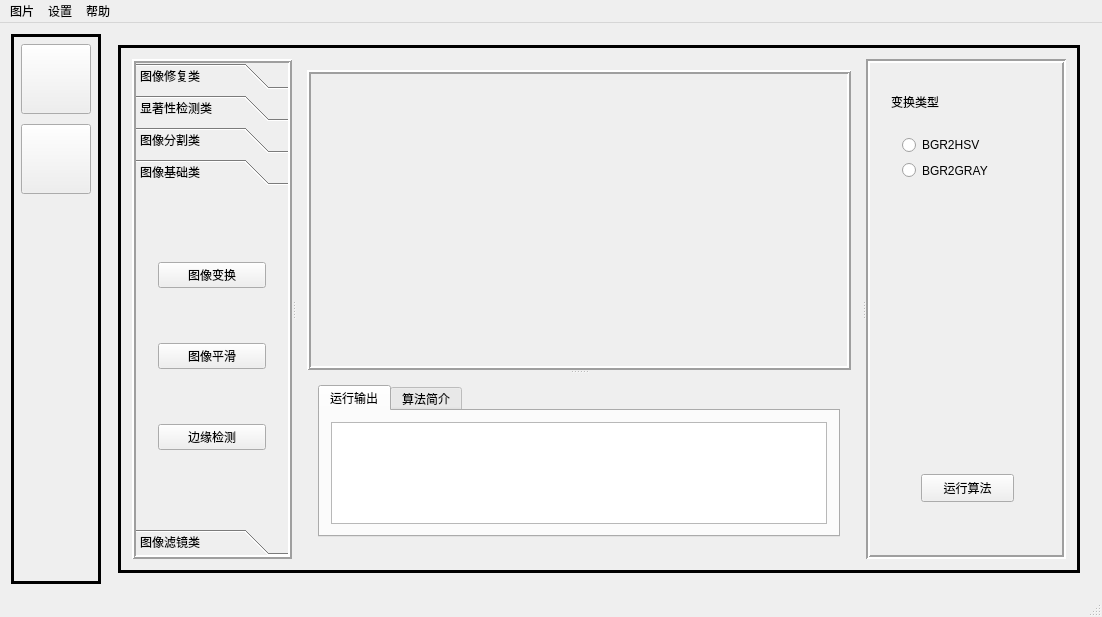
<?xml version="1.0" encoding="UTF-8"?>
<ui version="4.0">
 <class>MainWindow</class>
 <widget class="QMainWindow" name="MainWindow">
  <property name="geometry">
   <rect>
    <x>0</x>
    <y>0</y>
    <width>1102</width>
    <height>617</height>
   </rect>
  </property>
  <property name="sizePolicy">
   <sizepolicy hsizetype="Minimum" vsizetype="Minimum">
    <horstretch>0</horstretch>
    <verstretch>0</verstretch>
   </sizepolicy>
  </property>
  <property name="minimumSize">
   <size>
    <width>1000</width>
    <height>600</height>
   </size>
  </property>
  <property name="baseSize">
   <size>
    <width>300</width>
    <height>300</height>
   </size>
  </property>
  <property name="windowTitle">
   <string>ProcessBox</string>
  </property>
  <property name="windowIcon">
   <iconset>
    <normaloff>D:/微信公众号图文/大四毕业设计/UI设计/皮肤主题素材/截图29.jpg</normaloff>D:/微信公众号图文/大四毕业设计/UI设计/皮肤主题素材/截图29.jpg</iconset>
  </property>
  <property name="autoFillBackground">
   <bool>false</bool>
  </property>
  <property name="styleSheet">
   <string notr="true"/>
  </property>
  <widget class="QWidget" name="centralWidget">
   <layout class="QHBoxLayout" name="horizontalLayout">
    <item>
     <widget class="QFrame" name="frame">
      <property name="sizePolicy">
       <sizepolicy hsizetype="Fixed" vsizetype="Preferred">
        <horstretch>0</horstretch>
        <verstretch>0</verstretch>
       </sizepolicy>
      </property>
      <property name="minimumSize">
       <size>
        <width>90</width>
        <height>0</height>
       </size>
      </property>
      <property name="frameShape">
       <enum>QFrame::Box</enum>
      </property>
      <property name="frameShadow">
       <enum>QFrame::Plain</enum>
      </property>
      <property name="lineWidth">
       <number>3</number>
      </property>
      <property name="midLineWidth">
       <number>0</number>
      </property>
      <widget class="QPushButton" name="show_win1">
       <property name="geometry">
        <rect>
         <x>10</x>
         <y>10</y>
         <width>70</width>
         <height>70</height>
        </rect>
       </property>
       <property name="styleSheet">
        <string notr="true">color rgb(255, 0, 0)</string>
       </property>
       <property name="text">
        <string/>
       </property>
       <property name="icon">
        <iconset>
         <normaloff>D:/微信公众号图文/大四毕业设计/UI设计/皮肤主题素材/截图00.jpg</normaloff>D:/微信公众号图文/大四毕业设计/UI设计/皮肤主题素材/截图00.jpg</iconset>
       </property>
       <property name="iconSize">
        <size>
         <width>60</width>
         <height>60</height>
        </size>
       </property>
       <property name="autoRepeat">
        <bool>true</bool>
       </property>
       <property name="autoExclusive">
        <bool>false</bool>
       </property>
       <property name="autoRepeatInterval">
        <number>104</number>
       </property>
       <property name="autoDefault">
        <bool>false</bool>
       </property>
      </widget>
      <widget class="QPushButton" name="show_win2">
       <property name="geometry">
        <rect>
         <x>10</x>
         <y>90</y>
         <width>70</width>
         <height>70</height>
        </rect>
       </property>
       <property name="text">
        <string/>
       </property>
       <property name="icon">
        <iconset>
         <normaloff>D:/微信公众号图文/大四毕业设计/UI设计/皮肤主题素材/截图06.jpg</normaloff>D:/微信公众号图文/大四毕业设计/UI设计/皮肤主题素材/截图06.jpg</iconset>
       </property>
       <property name="iconSize">
        <size>
         <width>60</width>
         <height>60</height>
        </size>
       </property>
       <property name="autoRepeat">
        <bool>true</bool>
       </property>
       <property name="autoRepeatInterval">
        <number>100</number>
       </property>
      </widget>
     </widget>
    </item>
    <item>
     <widget class="QStackedWidget" name="stackedWidget">
      <property name="styleSheet">
       <string notr="true"/>
      </property>
      <property name="currentIndex">
       <number>0</number>
      </property>
      <widget class="QWidget" name="win2">
       <layout class="QVBoxLayout" name="verticalLayout_7">
        <item>
         <widget class="QFrame" name="frame_2">
          <property name="frameShape">
           <enum>QFrame::Box</enum>
          </property>
          <property name="frameShadow">
           <enum>QFrame::Plain</enum>
          </property>
          <property name="lineWidth">
           <number>3</number>
          </property>
          <layout class="QHBoxLayout" name="horizontalLayout_3">
           <item>
            <widget class="QSplitter" name="splitter_3">
             <property name="orientation">
              <enum>Qt::Horizontal</enum>
             </property>
             <widget class="QSplitter" name="splitter_2">
              <property name="orientation">
               <enum>Qt::Horizontal</enum>
              </property>
              <widget class="QToolBox" name="toolBox">
               <property name="sizePolicy">
                <sizepolicy hsizetype="Fixed" vsizetype="Preferred">
                 <horstretch>0</horstretch>
                 <verstretch>0</verstretch>
                </sizepolicy>
               </property>
               <property name="minimumSize">
                <size>
                 <width>160</width>
                 <height>0</height>
                </size>
               </property>
               <property name="maximumSize">
                <size>
                 <width>160</width>
                 <height>16777215</height>
                </size>
               </property>
               <property name="toolTip">
                <string>算法区</string>
               </property>
               <property name="frameShape">
                <enum>QFrame::Box</enum>
               </property>
               <property name="frameShadow">
                <enum>QFrame::Raised</enum>
               </property>
               <property name="lineWidth">
                <number>2</number>
               </property>
               <property name="currentIndex">
                <number>3</number>
               </property>
               <widget class="QWidget" name="page_3">
                <property name="geometry">
                 <rect>
                  <x>0</x>
                  <y>0</y>
                  <width>152</width>
                  <height>336</height>
                 </rect>
                </property>
                <attribute name="label">
                 <string>图像修复类</string>
                </attribute>
                <layout class="QHBoxLayout" name="horizontalLayout_4">
                 <item>
                  <widget class="QWidget" name="widget_3" native="true">
                   <layout class="QVBoxLayout" name="verticalLayout_2">
                    <item>
                     <widget class="QPushButton" name="pushButton_5">
                      <property name="sizePolicy">
                       <sizepolicy hsizetype="Preferred" vsizetype="Fixed">
                        <horstretch>0</horstretch>
                        <verstretch>0</verstretch>
                       </sizepolicy>
                      </property>
                      <property name="minimumSize">
                       <size>
                        <width>60</width>
                        <height>60</height>
                       </size>
                      </property>
                      <property name="maximumSize">
                       <size>
                        <width>160</width>
                        <height>60</height>
                       </size>
                      </property>
                      <property name="text">
                       <string>PatchMatch</string>
                      </property>
                     </widget>
                    </item>
                    <item>
                     <widget class="QPushButton" name="pushButton_4">
                      <property name="sizePolicy">
                       <sizepolicy hsizetype="Preferred" vsizetype="Fixed">
                        <horstretch>0</horstretch>
                        <verstretch>0</verstretch>
                       </sizepolicy>
                      </property>
                      <property name="minimumSize">
                       <size>
                        <width>60</width>
                        <height>60</height>
                       </size>
                      </property>
                      <property name="maximumSize">
                       <size>
                        <width>160</width>
                        <height>60</height>
                       </size>
                      </property>
                      <property name="text">
                       <string>FMM</string>
                      </property>
                     </widget>
                    </item>
                    <item>
                     <widget class="QPushButton" name="pushButton_6">
                      <property name="sizePolicy">
                       <sizepolicy hsizetype="Preferred" vsizetype="Fixed">
                        <horstretch>0</horstretch>
                        <verstretch>0</verstretch>
                       </sizepolicy>
                      </property>
                      <property name="minimumSize">
                       <size>
                        <width>60</width>
                        <height>60</height>
                       </size>
                      </property>
                      <property name="maximumSize">
                       <size>
                        <width>160</width>
                        <height>60</height>
                       </size>
                      </property>
                      <property name="text">
                       <string>Criminisi</string>
                      </property>
                     </widget>
                    </item>
                   </layout>
                  </widget>
                 </item>
                </layout>
               </widget>
               <widget class="QWidget" name="page_4">
                <property name="geometry">
                 <rect>
                  <x>0</x>
                  <y>0</y>
                  <width>152</width>
                  <height>336</height>
                 </rect>
                </property>
                <attribute name="label">
                 <string>显著性检测类</string>
                </attribute>
                <layout class="QVBoxLayout" name="verticalLayout_3">
                 <item>
                  <widget class="QWidget" name="widget_4" native="true">
                   <layout class="QVBoxLayout" name="verticalLayout_4">
                    <item>
                     <widget class="QPushButton" name="pushButton_8">
                      <property name="sizePolicy">
                       <sizepolicy hsizetype="Preferred" vsizetype="Fixed">
                        <horstretch>0</horstretch>
                        <verstretch>0</verstretch>
                       </sizepolicy>
                      </property>
                      <property name="minimumSize">
                       <size>
                        <width>60</width>
                        <height>60</height>
                       </size>
                      </property>
                      <property name="maximumSize">
                       <size>
                        <width>160</width>
                        <height>60</height>
                       </size>
                      </property>
                      <property name="text">
                       <string>FT</string>
                      </property>
                     </widget>
                    </item>
                    <item>
                     <widget class="QPushButton" name="pushButton_9">
                      <property name="sizePolicy">
                       <sizepolicy hsizetype="Preferred" vsizetype="Fixed">
                        <horstretch>0</horstretch>
                        <verstretch>0</verstretch>
                       </sizepolicy>
                      </property>
                      <property name="minimumSize">
                       <size>
                        <width>60</width>
                        <height>60</height>
                       </size>
                      </property>
                      <property name="maximumSize">
                       <size>
                        <width>160</width>
                        <height>60</height>
                       </size>
                      </property>
                      <property name="text">
                       <string>AC</string>
                      </property>
                     </widget>
                    </item>
                    <item>
                     <widget class="QPushButton" name="pushButton_10">
                      <property name="sizePolicy">
                       <sizepolicy hsizetype="Preferred" vsizetype="Fixed">
                        <horstretch>0</horstretch>
                        <verstretch>0</verstretch>
                       </sizepolicy>
                      </property>
                      <property name="minimumSize">
                       <size>
                        <width>60</width>
                        <height>60</height>
                       </size>
                      </property>
                      <property name="maximumSize">
                       <size>
                        <width>160</width>
                        <height>60</height>
                       </size>
                      </property>
                      <property name="text">
                       <string>HC</string>
                      </property>
                     </widget>
                    </item>
                    <item>
                     <widget class="QPushButton" name="pushButton_11">
                      <property name="sizePolicy">
                       <sizepolicy hsizetype="Preferred" vsizetype="Fixed">
                        <horstretch>0</horstretch>
                        <verstretch>0</verstretch>
                       </sizepolicy>
                      </property>
                      <property name="minimumSize">
                       <size>
                        <width>60</width>
                        <height>60</height>
                       </size>
                      </property>
                      <property name="maximumSize">
                       <size>
                        <width>160</width>
                        <height>60</height>
                       </size>
                      </property>
                      <property name="text">
                       <string>LC</string>
                      </property>
                     </widget>
                    </item>
                   </layout>
                  </widget>
                 </item>
                </layout>
               </widget>
               <widget class="QWidget" name="page_5">
                <property name="geometry">
                 <rect>
                  <x>0</x>
                  <y>0</y>
                  <width>152</width>
                  <height>336</height>
                 </rect>
                </property>
                <attribute name="label">
                 <string>图像分割类</string>
                </attribute>
                <layout class="QVBoxLayout" name="verticalLayout_5">
                 <item>
                  <widget class="QWidget" name="widget_5" native="true">
                   <layout class="QVBoxLayout" name="verticalLayout_6">
                    <item>
                     <widget class="QPushButton" name="pushButton_12">
                      <property name="sizePolicy">
                       <sizepolicy hsizetype="Preferred" vsizetype="Fixed">
                        <horstretch>0</horstretch>
                        <verstretch>0</verstretch>
                       </sizepolicy>
                      </property>
                      <property name="minimumSize">
                       <size>
                        <width>60</width>
                        <height>60</height>
                       </size>
                      </property>
                      <property name="maximumSize">
                       <size>
                        <width>160</width>
                        <height>60</height>
                       </size>
                      </property>
                      <property name="text">
                       <string>区域增长</string>
                      </property>
                     </widget>
                    </item>
                    <item>
                     <widget class="QPushButton" name="pushButton_13">
                      <property name="sizePolicy">
                       <sizepolicy hsizetype="Preferred" vsizetype="Fixed">
                        <horstretch>0</horstretch>
                        <verstretch>0</verstretch>
                       </sizepolicy>
                      </property>
                      <property name="minimumSize">
                       <size>
                        <width>60</width>
                        <height>60</height>
                       </size>
                      </property>
                      <property name="maximumSize">
                       <size>
                        <width>160</width>
                        <height>60</height>
                       </size>
                      </property>
                      <property name="text">
                       <string>K-means</string>
                      </property>
                     </widget>
                    </item>
                    <item>
                     <widget class="QPushButton" name="pushButton_14">
                      <property name="sizePolicy">
                       <sizepolicy hsizetype="Preferred" vsizetype="Fixed">
                        <horstretch>0</horstretch>
                        <verstretch>0</verstretch>
                       </sizepolicy>
                      </property>
                      <property name="minimumSize">
                       <size>
                        <width>60</width>
                        <height>60</height>
                       </size>
                      </property>
                      <property name="maximumSize">
                       <size>
                        <width>160</width>
                        <height>60</height>
                       </size>
                      </property>
                      <property name="text">
                       <string>超像素分割</string>
                      </property>
                     </widget>
                    </item>
                    <item>
                     <widget class="QPushButton" name="pushButton_15">
                      <property name="sizePolicy">
                       <sizepolicy hsizetype="Preferred" vsizetype="Fixed">
                        <horstretch>0</horstretch>
                        <verstretch>0</verstretch>
                       </sizepolicy>
                      </property>
                      <property name="minimumSize">
                       <size>
                        <width>60</width>
                        <height>60</height>
                       </size>
                      </property>
                      <property name="maximumSize">
                       <size>
                        <width>160</width>
                        <height>60</height>
                       </size>
                      </property>
                      <property name="text">
                       <string>分水岭算法</string>
                      </property>
                     </widget>
                    </item>
                   </layout>
                  </widget>
                 </item>
                </layout>
               </widget>
               <widget class="QWidget" name="page_6">
                <property name="geometry">
                 <rect>
                  <x>0</x>
                  <y>0</y>
                  <width>152</width>
                  <height>336</height>
                 </rect>
                </property>
                <attribute name="label">
                 <string>图像基础类</string>
                </attribute>
                <layout class="QVBoxLayout" name="verticalLayout_11">
                 <item>
                  <widget class="QWidget" name="widget_6" native="true">
                   <layout class="QVBoxLayout" name="verticalLayout_12">
                    <item>
                     <widget class="QPushButton" name="algoButton_1">
                      <property name="text">
                       <string>图像变换</string>
                      </property>
                     </widget>
                    </item>
                    <item>
                     <widget class="QPushButton" name="algoButton_2">
                      <property name="text">
                       <string>图像平滑</string>
                      </property>
                     </widget>
                    </item>
                    <item>
                     <widget class="QPushButton" name="algoButton_3">
                      <property name="text">
                       <string>边缘检测</string>
                      </property>
                     </widget>
                    </item>
                   </layout>
                  </widget>
                 </item>
                </layout>
               </widget>
               <widget class="QWidget" name="page_7">
                <property name="geometry">
                 <rect>
                  <x>0</x>
                  <y>0</y>
                  <width>152</width>
                  <height>336</height>
                 </rect>
                </property>
                <attribute name="label">
                 <string>图像滤镜类</string>
                </attribute>
               </widget>
              </widget>
              <widget class="QWidget" name="widget_2" native="true">
               <layout class="QHBoxLayout" name="horizontalLayout_2">
                <item>
                 <widget class="QSplitter" name="splitter">
                  <property name="orientation">
                   <enum>Qt::Vertical</enum>
                  </property>
                  <widget class="QFrame" name="image_win">
                   <property name="minimumSize">
                    <size>
                     <width>0</width>
                     <height>300</height>
                    </size>
                   </property>
                   <property name="cursor">
                    <cursorShape>CrossCursor</cursorShape>
                   </property>
                   <property name="toolTip">
                    <string>图片显示区域</string>
                   </property>
                   <property name="frameShape">
                    <enum>QFrame::Box</enum>
                   </property>
                   <property name="frameShadow">
                    <enum>QFrame::Raised</enum>
                   </property>
                   <property name="lineWidth">
                    <number>2</number>
                   </property>
                   <layout class="QVBoxLayout" name="verticalLayout_13">
                    <item>
                     <widget class="QLabel" name="show_label">
                      <property name="text">
                       <string/>
                      </property>
                     </widget>
                    </item>
                   </layout>
                  </widget>
                  <widget class="QWidget" name="widget" native="true">
                   <layout class="QVBoxLayout" name="verticalLayout">
                    <item>
                     <widget class="QTabWidget" name="tabWidget">
                      <property name="minimumSize">
                       <size>
                        <width>0</width>
                        <height>100</height>
                       </size>
                      </property>
                      <property name="toolTip">
                       <string>输出区域</string>
                      </property>
                      <property name="tabPosition">
                       <enum>QTabWidget::North</enum>
                      </property>
                      <property name="tabShape">
                       <enum>QTabWidget::Rounded</enum>
                      </property>
                      <property name="currentIndex">
                       <number>0</number>
                      </property>
                      <property name="documentMode">
                       <bool>false</bool>
                      </property>
                      <property name="tabsClosable">
                       <bool>false</bool>
                      </property>
                      <widget class="QWidget" name="dbug_tab">
                       <attribute name="title">
                        <string>运行输出</string>
                       </attribute>
                       <layout class="QVBoxLayout" name="verticalLayout_18">
                        <item>
                         <widget class="QTextEdit" name="debugEdit"/>
                        </item>
                       </layout>
                      </widget>
                      <widget class="QWidget" name="show_tab">
                       <attribute name="title">
                        <string>算法简介</string>
                       </attribute>
                       <layout class="QVBoxLayout" name="verticalLayout_19">
                        <item>
                         <widget class="QTextEdit" name="introductionEdit"/>
                        </item>
                       </layout>
                      </widget>
                     </widget>
                    </item>
                   </layout>
                  </widget>
                 </widget>
                </item>
               </layout>
              </widget>
             </widget>
             <widget class="QFrame" name="frame_4">
              <property name="sizePolicy">
               <sizepolicy hsizetype="Fixed" vsizetype="Preferred">
                <horstretch>0</horstretch>
                <verstretch>0</verstretch>
               </sizepolicy>
              </property>
              <property name="minimumSize">
               <size>
                <width>200</width>
                <height>0</height>
               </size>
              </property>
              <property name="toolTip">
               <string>参数设置区</string>
              </property>
              <property name="frameShape">
               <enum>QFrame::Box</enum>
              </property>
              <property name="frameShadow">
               <enum>QFrame::Sunken</enum>
              </property>
              <property name="lineWidth">
               <number>2</number>
              </property>
              <layout class="QVBoxLayout" name="verticalLayout_10">
               <item>
                <widget class="QStackedWidget" name="stackedWidget_2">
                 <property name="currentIndex">
                  <number>0</number>
                 </property>
                 <widget class="QWidget" name="pro_page_1">
                  <widget class="QPushButton" name="processbutton_1">
                   <property name="geometry">
                    <rect>
                     <x>40</x>
                     <y>400</y>
                     <width>93</width>
                     <height>28</height>
                    </rect>
                   </property>
                   <property name="text">
                    <string>运行算法</string>
                   </property>
                  </widget>
                  <widget class="QLabel" name="label_4">
                   <property name="geometry">
                    <rect>
                     <x>10</x>
                     <y>20</y>
                     <width>72</width>
                     <height>16</height>
                    </rect>
                   </property>
                   <property name="text">
                    <string>变换类型</string>
                   </property>
                  </widget>
                  <widget class="QWidget" name="widget_7" native="true">
                   <property name="geometry">
                    <rect>
                     <x>10</x>
                     <y>50</y>
                     <width>113</width>
                     <height>67</height>
                    </rect>
                   </property>
                   <layout class="QVBoxLayout" name="verticalLayout_14">
                    <item>
                     <widget class="QRadioButton" name="radioButton">
                      <property name="text">
                       <string>BGR2HSV</string>
                      </property>
                     </widget>
                    </item>
                    <item>
                     <widget class="QRadioButton" name="radioButton_2">
                      <property name="text">
                       <string>BGR2GRAY</string>
                      </property>
                     </widget>
                    </item>
                   </layout>
                  </widget>
                 </widget>
                 <widget class="QWidget" name="pro_page_2">
                  <widget class="QLabel" name="label_5">
                   <property name="geometry">
                    <rect>
                     <x>10</x>
                     <y>30</y>
                     <width>72</width>
                     <height>15</height>
                    </rect>
                   </property>
                   <property name="text">
                    <string>平滑算法</string>
                   </property>
                  </widget>
                  <widget class="QWidget" name="widget_8" native="true">
                   <property name="geometry">
                    <rect>
                     <x>10</x>
                     <y>60</y>
                     <width>109</width>
                     <height>93</height>
                    </rect>
                   </property>
                   <layout class="QVBoxLayout" name="verticalLayout_15">
                    <item>
                     <widget class="QRadioButton" name="radioButton_3">
                      <property name="text">
                       <string>方框滤波</string>
                      </property>
                     </widget>
                    </item>
                    <item>
                     <widget class="QRadioButton" name="radioButton_4">
                      <property name="text">
                       <string>均值滤波</string>
                      </property>
                     </widget>
                    </item>
                    <item>
                     <widget class="QRadioButton" name="radioButton_5">
                      <property name="text">
                       <string>高斯滤波</string>
                      </property>
                     </widget>
                    </item>
                   </layout>
                  </widget>
                  <widget class="QLabel" name="label_6">
                   <property name="geometry">
                    <rect>
                     <x>10</x>
                     <y>170</y>
                     <width>91</width>
                     <height>16</height>
                    </rect>
                   </property>
                   <property name="text">
                    <string>滤波核大小</string>
                   </property>
                  </widget>
                  <widget class="QWidget" name="widget_9" native="true">
                   <property name="geometry">
                    <rect>
                     <x>10</x>
                     <y>200</y>
                     <width>137</width>
                     <height>67</height>
                    </rect>
                   </property>
                   <layout class="QVBoxLayout" name="verticalLayout_16">
                    <item>
                     <widget class="QRadioButton" name="radioButton_6">
                      <property name="text">
                       <string>Size(3,3)</string>
                      </property>
                     </widget>
                    </item>
                    <item>
                     <widget class="QRadioButton" name="radioButton_7">
                      <property name="text">
                       <string>Size(5,5)</string>
                      </property>
                     </widget>
                    </item>
                   </layout>
                  </widget>
                  <widget class="QPushButton" name="processButton_2">
                   <property name="geometry">
                    <rect>
                     <x>30</x>
                     <y>400</y>
                     <width>93</width>
                     <height>28</height>
                    </rect>
                   </property>
                   <property name="text">
                    <string>运行算法</string>
                   </property>
                  </widget>
                 </widget>
                 <widget class="QWidget" name="pro_page_3">
                  <widget class="QLabel" name="label_7">
                   <property name="geometry">
                    <rect>
                     <x>20</x>
                     <y>30</y>
                     <width>111</width>
                     <height>16</height>
                    </rect>
                   </property>
                   <property name="text">
                    <string>边缘检测算法</string>
                   </property>
                  </widget>
                  <widget class="QWidget" name="widget_10" native="true">
                   <property name="geometry">
                    <rect>
                     <x>20</x>
                     <y>60</y>
                     <width>181</width>
                     <height>93</height>
                    </rect>
                   </property>
                   <layout class="QVBoxLayout" name="verticalLayout_17">
                    <item>
                     <widget class="QRadioButton" name="radioButton_8">
                      <property name="text">
                       <string>Canny边缘检测</string>
                      </property>
                     </widget>
                    </item>
                    <item>
                     <widget class="QRadioButton" name="radioButton_9">
                      <property name="text">
                       <string>Soble</string>
                      </property>
                     </widget>
                    </item>
                    <item>
                     <widget class="QRadioButton" name="radioButton_10">
                      <property name="text">
                       <string>Laplacian</string>
                      </property>
                     </widget>
                    </item>
                   </layout>
                  </widget>
                  <widget class="QPushButton" name="processButton_3">
                   <property name="geometry">
                    <rect>
                     <x>40</x>
                     <y>400</y>
                     <width>93</width>
                     <height>28</height>
                    </rect>
                   </property>
                   <property name="text">
                    <string>运行算法</string>
                   </property>
                  </widget>
                 </widget>
                </widget>
               </item>
              </layout>
             </widget>
            </widget>
           </item>
          </layout>
         </widget>
        </item>
       </layout>
      </widget>
      <widget class="QWidget" name="win1">
       <layout class="QVBoxLayout" name="verticalLayout_9">
        <item>
         <layout class="QVBoxLayout" name="verticalLayout_8">
          <item>
           <widget class="QLabel" name="label">
            <property name="font">
             <font>
              <family>微软雅黑</family>
              <pointsize>28</pointsize>
             </font>
            </property>
            <property name="text">
             <string>欢迎使用 ProcessBox</string>
            </property>
           </widget>
          </item>
          <item>
           <widget class="QLabel" name="label_2">
            <property name="font">
             <font>
              <family>3ds</family>
              <pointsize>20</pointsize>
             </font>
            </property>
            <property name="text">
             <string>本软件由公众号【Opencv视觉实践】开发</string>
            </property>
           </widget>
          </item>
          <item>
           <spacer name="verticalSpacer_2">
            <property name="orientation">
             <enum>Qt::Vertical</enum>
            </property>
            <property name="sizeHint" stdset="0">
             <size>
              <width>20</width>
              <height>40</height>
             </size>
            </property>
           </spacer>
          </item>
          <item>
           <widget class="QLabel" name="label_3">
            <property name="font">
             <font>
              <family>宋体</family>
              <pointsize>16</pointsize>
             </font>
            </property>
            <property name="text">
             <string>想做这个很久了，用QT做UI界面，
C++纯手写各类传统图像处理算法并在界面上调参，展示。
各类算法包括图像分割（如区域增长算法，K-means聚类算法，分水岭算法等等）；
图像修复（块匹配修复算法PatchMatch,FMM快速行进修复算法等等 
C++手撕算法部分公众号【Opencv视觉实践】已经更新十余篇了，
后台回复【手撕算法】即可获取算法原论文，实现代码，原创文章PDF</string>
            </property>
            <property name="textFormat">
             <enum>Qt::AutoText</enum>
            </property>
           </widget>
          </item>
          <item>
           <spacer name="verticalSpacer">
            <property name="orientation">
             <enum>Qt::Vertical</enum>
            </property>
            <property name="sizeHint" stdset="0">
             <size>
              <width>20</width>
              <height>100</height>
             </size>
            </property>
           </spacer>
          </item>
         </layout>
        </item>
       </layout>
      </widget>
     </widget>
    </item>
   </layout>
  </widget>
  <widget class="QMenuBar" name="menuBar">
   <property name="geometry">
    <rect>
     <x>0</x>
     <y>0</y>
     <width>1102</width>
     <height>26</height>
    </rect>
   </property>
   <widget class="QMenu" name="menuyan">
    <property name="title">
     <string>图片</string>
    </property>
    <addaction name="lead_image"/>
    <addaction name="save_image"/>
   </widget>
   <widget class="QMenu" name="menu">
    <property name="title">
     <string>设置</string>
    </property>
    <addaction name="red_skin"/>
    <addaction name="blue_skin"/>
   </widget>
   <widget class="QMenu" name="menu_2">
    <property name="title">
     <string>帮助</string>
    </property>
    <addaction name="statement"/>
    <addaction name="Algorithm_list"/>
   </widget>
   <addaction name="menuyan"/>
   <addaction name="menu"/>
   <addaction name="menu_2"/>
  </widget>
  <widget class="QStatusBar" name="statusBar">
   <property name="enabled">
    <bool>false</bool>
   </property>
   <property name="sizeGripEnabled">
    <bool>true</bool>
   </property>
  </widget>
  <action name="lead_image">
   <property name="checkable">
    <bool>false</bool>
   </property>
   <property name="icon">
    <iconset>
     <normaloff>D:/微信公众号图文/大四毕业设计/UI设计/皮肤主题素材/图标/add-bold.png</normaloff>D:/微信公众号图文/大四毕业设计/UI设计/皮肤主题素材/图标/add-bold.png</iconset>
   </property>
   <property name="text">
    <string>插入</string>
   </property>
   <property name="toolTip">
    <string>插入图片</string>
   </property>
  </action>
  <action name="save_image">
   <property name="icon">
    <iconset>
     <normaloff>D:/微信公众号图文/大四毕业设计/UI设计/皮肤主题素材/图标/download.png</normaloff>D:/微信公众号图文/大四毕业设计/UI设计/皮肤主题素材/图标/download.png</iconset>
   </property>
   <property name="text">
    <string>导出</string>
   </property>
   <property name="toolTip">
    <string>导出图片</string>
   </property>
  </action>
  <action name="red_skin">
   <property name="icon">
    <iconset>
     <normaloff>D:/微信公众号图文/大四毕业设计/UI设计/皮肤主题素材/截图16.jpg</normaloff>D:/微信公众号图文/大四毕业设计/UI设计/皮肤主题素材/截图16.jpg</iconset>
   </property>
   <property name="text">
    <string>红色皮肤</string>
   </property>
   <property name="toolTip">
    <string>海贼王皮肤</string>
   </property>
  </action>
  <action name="statement">
   <property name="icon">
    <iconset>
     <normaloff>D:/微信公众号图文/大四毕业设计/UI设计/皮肤主题素材/图标/column-horizontal.png</normaloff>D:/微信公众号图文/大四毕业设计/UI设计/皮肤主题素材/图标/column-horizontal.png</iconset>
   </property>
   <property name="text">
    <string>软件声明</string>
   </property>
   <property name="toolTip">
    <string>软件声明</string>
   </property>
  </action>
  <action name="blue_skin">
   <property name="icon">
    <iconset>
     <normaloff>D:/微信公众号图文/大四毕业设计/UI设计/皮肤主题素材/截图15.jpg</normaloff>D:/微信公众号图文/大四毕业设计/UI设计/皮肤主题素材/截图15.jpg</iconset>
   </property>
   <property name="text">
    <string>蓝色皮肤</string>
   </property>
   <property name="toolTip">
    <string>海贼王皮肤</string>
   </property>
  </action>
  <action name="Algorithm_list">
   <property name="icon">
    <iconset>
     <normaloff>D:/微信公众号图文/大四毕业设计/UI设计/皮肤主题素材/图标/help.png</normaloff>D:/微信公众号图文/大四毕业设计/UI设计/皮肤主题素材/图标/help.png</iconset>
   </property>
   <property name="text">
    <string>算法明细</string>
   </property>
   <property name="toolTip">
    <string>算法清单介绍</string>
   </property>
  </action>
 </widget>
 <layoutdefault spacing="6" margin="11"/>
 <resources/>
 <connections/>
</ui>
